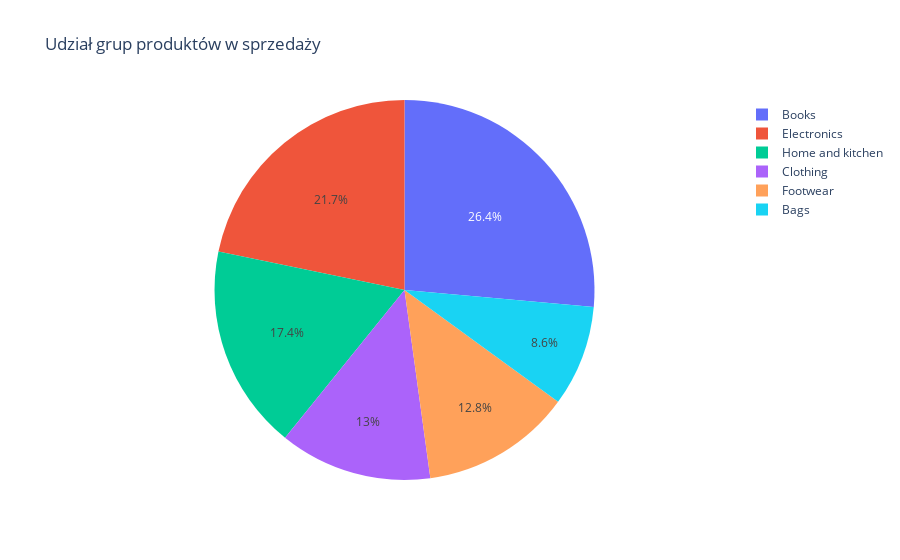

This figure's notebook cell:
### Code cell
fig1.show()

### Figure 1 — Plotly figure (JSON) as saved in the notebook; plotly's stock layout.template omitted (floating-point values rounded to 4 significant figures)
{"data": [{"labels": ["Bags", "Books", "Clothing", "Electronics", "Footwear", "Home and kitchen"], "type": "pie", "values": [4684000.0, 14380000.0, 7074000.0, 11840000.0, 6975000.0, 9493000.0]}], "layout": {"title": {"text": "Udział grup produktów w sprzedaży"}}}
